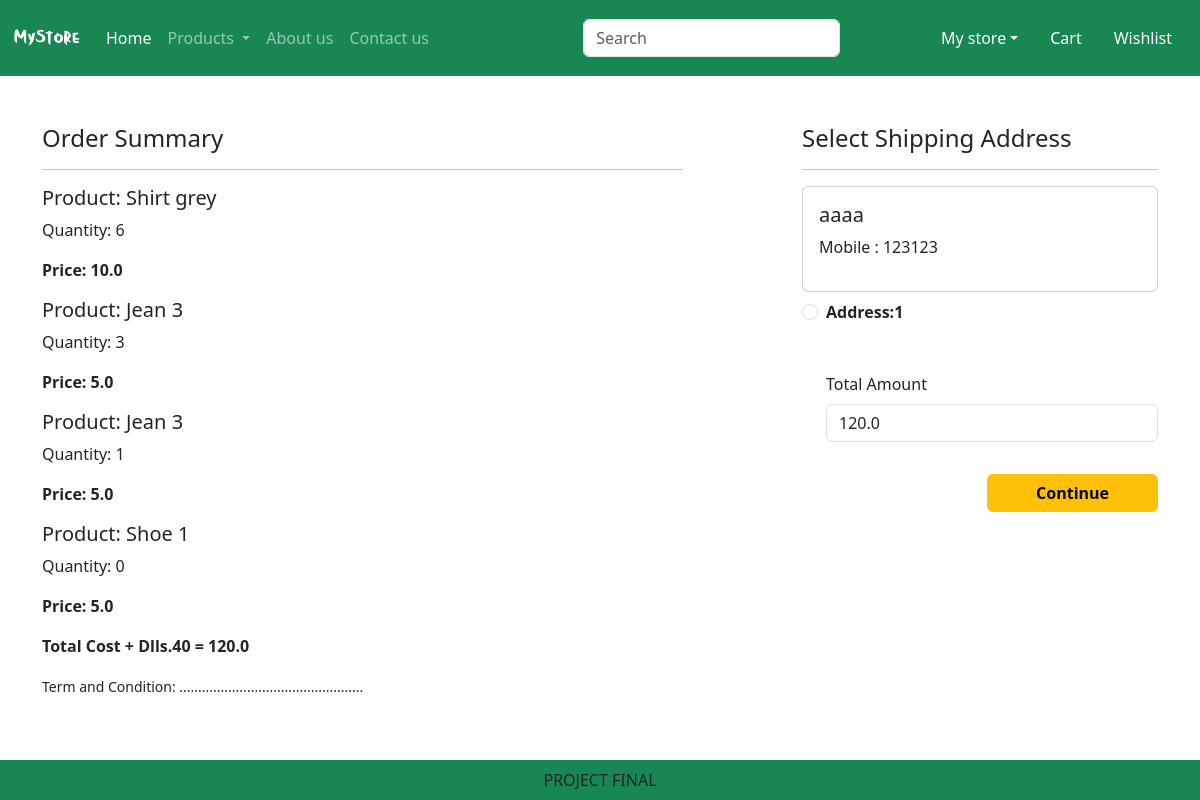
/checkout/ (signed in), run on an earlier commit of the app's database.
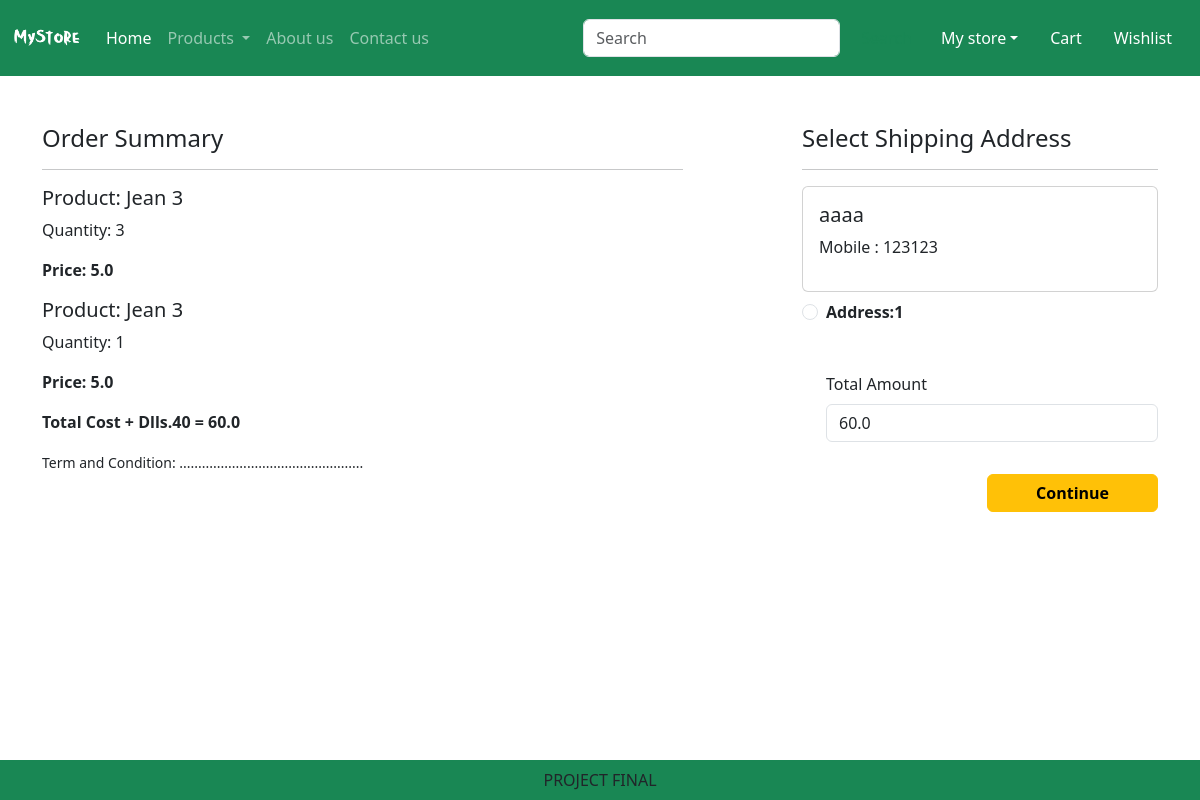
And on a later commit of the database.
### app/models.py (models this page shows, shortened)
class Cart(models.Model):
    user = models.ForeignKey(User,on_delete=models.CASCADE)
    product = models.ForeignKey(Product, on_delete=models.CASCADE)
    quantity = models.PositiveIntegerField(default=1)

class Product(models.Model):
    title = models.CharField(max_length=100)
    selling_price = models.FloatField()
    discounted_price = models.FloatField()
    description = models.TextField()
    composition = models.TextField(default='')
    podapp = models.TextField(default='')
    category = models.CharField(choices=CATEGORY_CHOICES, max_length=2)
    product_image = models.ImageField(upload_to='product', blank=True, null=True)

class Customer(models.Model):
    user=models.ForeignKey(User, on_delete=models.CASCADE)
    name=models.CharField(max_length=200)
    locality=models.CharField(max_length=200)
    city=models.CharField(max_length=50)
    mobile=models.IntegerField(default=0)
    zipcode=models.IntegerField()
    state=models.CharField(choices=STATE_CHOICES, max_length=100)

### app/views.py (the view)
# urls.py: path('checkout/', views.checkout.as_view(), name='checkout'),
class checkout(View):
    def get(self,request):
        user=request.user
        add=Customer.objects.filter(user=user)
        cart_items=Cart.objects.filter(user=user)
        famount=0
        for p in cart_items:
            value = p.quantity * p.product.discounted_price
            famount = famount + value
        totalamount = famount + 40
        return render(request,'app/checkout.html',locals())

### app/templates/app/checkout.html (shortened to what this page needs)
{% extends 'app/base.html' %}
{% load static %}
{% block main-content %}
    <div class="container">
    <div class ="row mt-5">
        <div class="col sm-6">
            <h4>Order Summary</h4>
            <hr>
            {% for item in cart_items %}
                <div class="cad mb-2">
                    <div class="card-body">
                        <h5>Product: {{item.product.title}}</h5>
                        <p>Quantity: {{item.quantity}}</p>
                        <p class="fw-bold">Price: {{item.product.discounted_price}}</p>
                    </div>
                </div>
            {% endfor %}
            <p class="fw-bold">Total Cost + Dlls.40 = {{totalamount}}</p>
            <small>Term and Condition: .................................................</small>
        </div>
        <div class="col-sm-4 offset-sm-1">
            <h4>Select Shipping Address</h4>
            <hr>
            <form method="post" id="myform">
                {% for ad in add %}
                <div class="card">
                    <div class="card-body">
                    <h5>{{ad.name}}</h5>
                    <p>Mobile : {{ad.mobile}}</p>
                    </div>
                </div>
                <div class="form-check mt-2 mb-5">
                    <input class="form-check-input" type="radio" name="custid" id="custadd{{forloop.counter}}"value="{{ad.id}}">
                    <label class="form-check-label fw-bold" for="custadd{{forloop.counter}}">
                        Address:{{forloop.counter}}</label>
                </div>
                {% endfor %}
                <div class="form-check mb-3">
                    <label for="totamount" class="form-label">Total Amount</label>
                    <input type="number" class="form-control" name="totamount" value="{{totalamount}}"readonly>
                </div>
                <div class="text-end">
                    <button type="submit" class="btn btn-warning mt-3 px-5 fw-bold">Continue</button>
                </div>
            </form>
        </div>
    </div>
</div>
{% endblock main-content %}

What changed in the data, as far as the page shows it:
removed Cart: product "Shirt grey", quantity "6", product.discounted_price "10.0"
removed Cart: product "Shoe 1", quantity "0", product.discounted_price "5.0"
Also different on the page:
{{ totalamount }}: "120.0" → "60.0"
form field totamount: "120.0" → "60.0"
